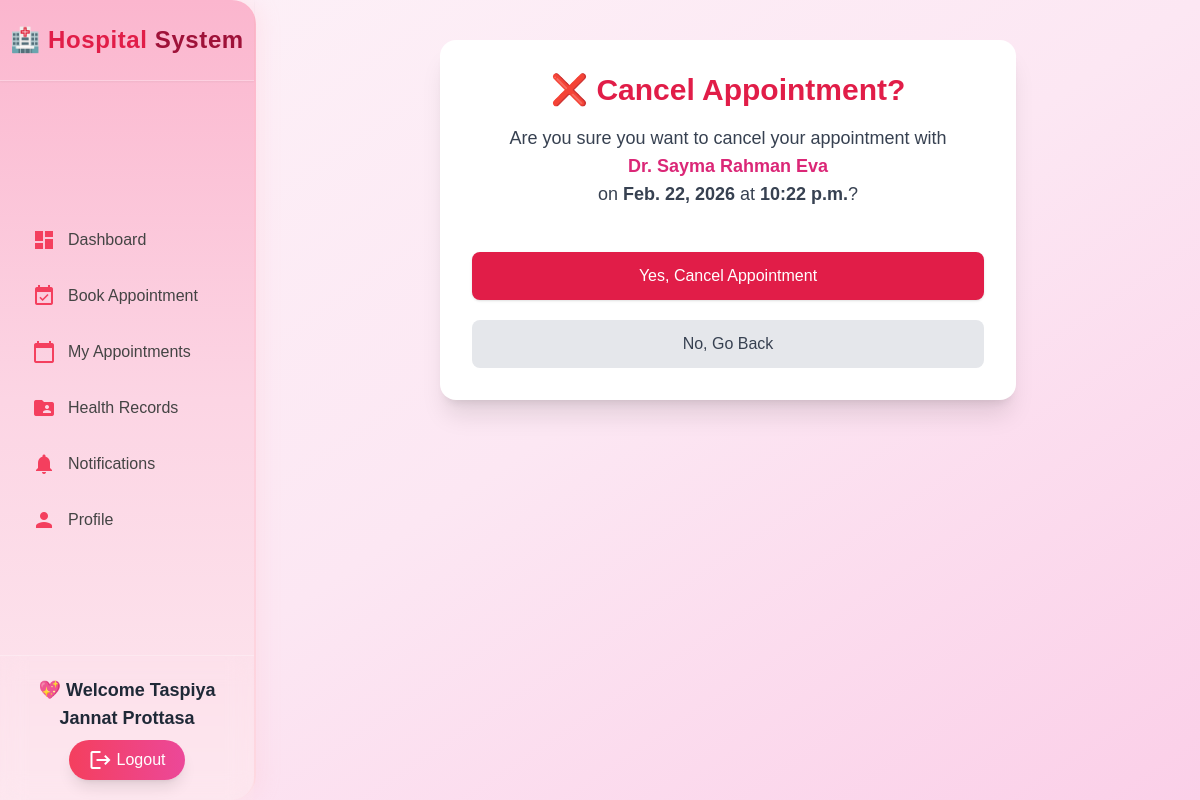
The page /patients/appointments/cancel/2/ (signed in) on the database its author committed.
### accounts/models.py (models this page shows, shortened)
class UserProfile(models.Model):
    USER_TYPE_CHOICES = (('patient', 'Patient'), ('doctor', 'Doctor'))
    username = models.CharField(max_length=150, unique=True)
    current_role = models.CharField(max_length=20, choices=[("doctor","Doctor"),("patient","Patient")], default="patient")
    email = models.EmailField(unique=True)
    name = models.CharField(max_length=255)
    password = models.CharField(max_length=256)
    user_type = models.CharField(max_length=10, choices=USER_TYPE_CHOICES)
    phone = models.CharField(max_length=15, blank=True, null=True)
    age = models.IntegerField(blank=True, null=True)
    address = models.TextField(blank=True, null=True)
    specialization = models.CharField(max_length=100, blank=True, null=True)
    license = models.CharField(max_length=50, blank=True, null=True)
    gender = models.CharField(max_length=10, blank=True, null=True)
    blood_group = models.CharField(max_length=3, blank=True, null=True)
    bio = models.TextField(blank=True, null=True)
    profile_pic = models.ImageField(upload_to="profiles/", blank=True, null=True)
    created_at = models.DateTimeField(auto_now_add=True)
    visit_fee = models.CharField(max_length=50, blank=True, null=True)
    objects = UserManager()

### doctors/models.py (models this page shows, shortened)
class Appointment(models.Model):
    doctor = models.ForeignKey(
        UserProfile,
        on_delete=models.CASCADE,
        related_name="appointments_by_doctor",
        limit_choices_to={'user_type': 'doctor'}
    )
    patient = models.ForeignKey(
        UserProfile,
        on_delete=models.CASCADE,
        related_name="appointments_by_patient",
        limit_choices_to={'user_type': 'patient'}
    )
    date = models.DateField(default=timezone.now)
    time = models.TimeField(default=timezone.now)
    phone = models.CharField(max_length=15)
    email = models.EmailField()
    service = models.CharField(max_length=100, blank=True, null=True)
    reason = models.TextField(blank=True, null=True)
    notes = models.TextField(blank=True, null=True)
    created_at = models.DateTimeField(default=timezone.now)
    status = models.CharField(
        max_length=20,
        choices=[('Pending', 'Pending'), ('Confirmed', 'Confirmed'),
                 ('Completed', 'Completed'), ('Cancelled', 'Cancelled')],
        default='Pending'
    )

### patients/views.py (the view)
    def wrapper(request, *args, **kwargs):
        user = get_session_user(request)
        if not user:
            messages.warning(request, "Please login first.")
            return redirect("LogInSignUppage")
        return func(request, *args, **kwargs)

### doctors/context_processors.py (called while the page is built)
def doctor_context(request):
    user_id = request.session.get("user_id")
    if not user_id:
        return {}
    try:
        doctor = UserProfile.objects.get(id=user_id, user_type="doctor")
        return {"doctor": doctor}
    except UserProfile.DoesNotExist:
        return {}

### patients/context_processors.py (called while the page is built)
def patient_context(request):
    user_id = request.session.get("user_id")
    if not user_id:
        return {}
    try:
        patient = UserProfile.objects.get(id=user_id, user_type="patient")
        return {"patient": patient}
    except UserProfile.DoesNotExist:
        return {}

### patients/views.py (called while the page is built, shortened)
def get_session_user(request):
    user_id = request.session.get("user_id")
    if not user_id:
        return None
    try:
        user = UserProfile.objects.get(id=user_id)
        mode = request.session.get("mode")
        if mode == "patient":
            user.user_type = "patient"
        return user
    except UserProfile.DoesNotExist:
        return None

def login_required_view(func):
    def wrapper(request, *args, **kwargs):
        user = get_session_user(request)
        if not user:
            messages.warning(request, "Please login first.")
            return redirect("LogInSignUppage")
        return func(request, *args, **kwargs)
    return wrapper

@login_required_view
def cancel_appointment(request, id):
    patient = get_session_user(request)
    appointment = get_object_or_404(Appointment, id=id, patient=patient)
    return render(request, 'cancel_appointment.html', {'appointment': appointment})

### patients/templates/cancel_appointment.html (shortened to what this page needs)
{% load static %}
<!DOCTYPE html>
<html lang="en">
<head>
<script src="https://cdn.tailwindcss.com"></script>
<link rel="stylesheet" href="https://cdnjs.cloudflare.com/ajax/libs/font-awesome/6.4.2/css/all.min.css">
</head>
<body class="bg-gradient-to-br from-pink-50 via-pink-100 to-pink-200 min-h-screen">
  {% include 'patient_sidebar.html' %}
  <main class="lg:ml-64 p-6 sm:p-10 transition-all duration-300">
    <div class="max-w-xl mx-auto bg-white rounded-2xl shadow-xl p-8 text-center">
      <h1 class="text-3xl font-bold text-rose-600 mb-4">
        ❌ Cancel Appointment?
      </h1>
      <p class="text-gray-700 text-lg mb-6">
        Are you sure you want to cancel your appointment with<br>
        <span class="font-semibold text-pink-600">Dr. {{ appointment.doctor.name }}</span><br>
        on <b>{{ appointment.date }}</b> at <b>{{ appointment.time }}</b>?
      </p>
      <form method="POST" class="space-y-5">
        <button class="w-full bg-rose-600 text-white py-3 rounded-lg shadow hover:bg-rose-700 transition">
          Yes, Cancel Appointment
        </button>
        <a href="{% url 'my_appointments' %}"
          class="block w-full bg-gray-200 py-3 rounded-lg text-gray-700 hover:bg-gray-300 transition">
          No, Go Back
        </a>
      </form>
    </div>
  </main>
</body>
</html>

### patients/templates/patient_sidebar.html (shortened to what this page needs)
{% load static %}
<!DOCTYPE html>
<html lang="en">
<head>
  <script src="https://cdn.tailwindcss.com"></script>
  <link href="https://cdnjs.cloudflare.com/ajax/libs/font-awesome/6.5.0/css/all.min.css" rel="stylesheet">
</head>
<body class="min-h-screen">
  <aside id="sidebar"
         class="sidebar fixed top-0 left-0 h-full w-64 text-gray-700 flex flex-col justify-between shadow-2xl rounded-r-3xl transform -translate-x-full lg:translate-x-0 transition-all duration-300 z-40">
    <div class="hidden lg:block text-center font-bold text-2xl py-6 border-b border-white/30 shadow-sm tracking-wide">
      🏥 <span class="text-rose-600">Hospital</span><span class="text-rose-800"> System</span>
    </div>
    <ul class="mt-20 lg:mt-6 space-y-2 px-3 overflow-y-auto">
      <li>
        <a href="{% url 'patient_dashboard' %}"
           class="flex items-center px-5 py-3 rounded-xl nav-item {% if request.resolver_match.url_name == 'patient_dashboard' %}active-link{% endif %}">
          <i class="material-icons mr-3 text-rose-500">dashboard</i> Dashboard
        </a>
      </li>
      <li>
        <a href="{% url 'book_appointment' %}"
           class="flex items-center px-5 py-3 rounded-xl nav-item {% if request.resolver_match.url_name == 'book_appointment' %}active-link{% endif %}">
          <i class="material-icons mr-3 text-rose-500">event_available</i> Book Appointment
        </a>
      </li>
      <li>
        <a href="{% url 'my_appointments' %}"
           class="flex items-center px-5 py-3 rounded-xl nav-item {% if request.resolver_match.url_name == 'my_appointments' %}active-link{% endif %}">
          <i class="material-icons mr-3 text-rose-500">calendar_today</i> My Appointments
        </a>
      </li>
      <li>
        <a href="{% url 'health_records' %}"
           class="flex items-center px-5 py-3 rounded-xl nav-item {% if request.resolver_match.url_name == 'health_records' %}active-link{% endif %}">
          <i class="material-icons mr-3 text-rose-500">folder_shared</i> Health Records
        </a>
      </li>
      <li>
        <a href="{% url 'notifications' %}"
           class="flex items-center px-5 py-3 rounded-xl nav-item {% if request.resolver_match.url_name == 'notifications' %}active-link{% endif %}">
          <i class="material-icons mr-3 text-rose-500">notifications</i> Notifications
        </a>
      </li>
      <li>
        <a href="{% url 'patient_profile' %}"
           class="flex items-center px-5 py-3 rounded-xl nav-item {% if request.resolver_match.url_name == 'patient_profile' %}active-link{% endif %}">
          <i class="material-icons mr-3 text-rose-500">person</i> Profile
        </a>
      </li>
    </ul>
    <div class="p-5 text-center border-t border-white/30 backdrop-blur-md">
      <p class="text-lg font-semibold mb-2 text-gray-800">💖 Welcome {{ patient.name }}</p>
      <a href="{% url 'logout' %}"
         class="inline-flex items-center justify-center gap-1 bg-gradient-to-r from-rose-500 to-pink-500 hover:from-rose-600 hover:to-pink-600 text-white px-5 py-2 rounded-full shadow-lg transition-all duration-300 hover:scale-105">
        <i class="material-icons text-sm">logout</i> Logout
      </a>
    </div>
  </aside>
</body>
</html>

### patients/templates/patient_sidebar.html (style rules this page uses)
body { font-family: 'Poppins', sans-serif; background: linear-gradient(to bottom right, #fff0f5, #fef6f9, #fdf4ff); }
.sidebar { background: linear-gradient(180deg, #fbb6ce 0%, #fcd5e4 50%, #fde7ef 100%); box-shadow: 4px 0 20px rgba(255, 192, 203, 0.25); border-right: 2px solid rgba(255, 182, 193, 0.3); transition: all 0.3s ease-in-out; }
.nav-item { transition: all 0.25s ease-in-out; color: #444; }

### rows shown on the page
UserProfile: name "Taspiya Jannat Prottasa"
Appointment: doctor.name "Sayma Rahman Eva", date "Feb. 22, 2026", time "10:22 p.m."
